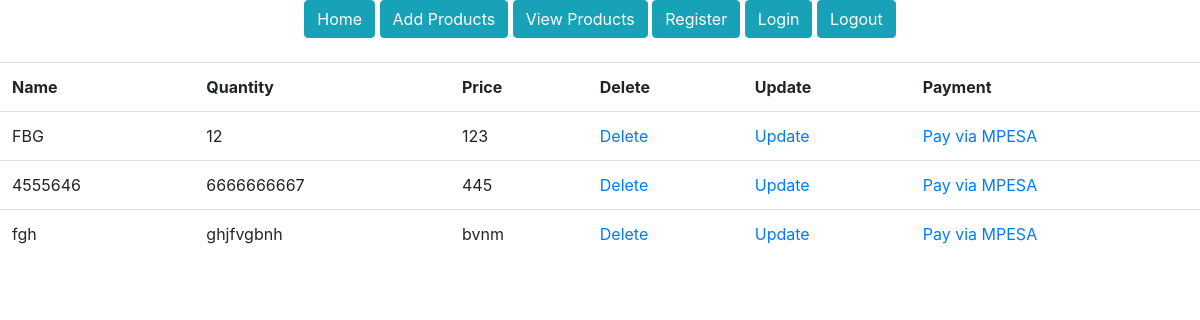
The app's page /products/ (signed in), older data.
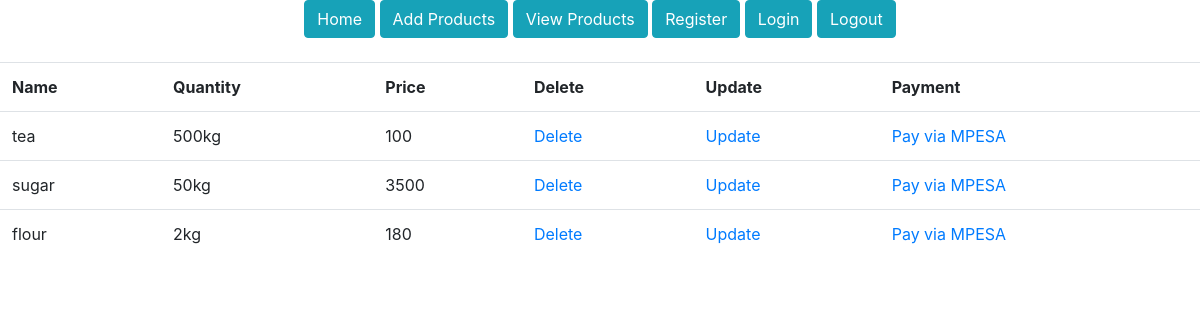
The same page, newer data.
### morningDjangoRegistrationTwo/models.py (models this page shows)
class Product(models.Model):
    prod_name = models.CharField(max_length=30, blank=False, null=False)
    prod_quantity = models.CharField(max_length=30, blank=False, null=False)
    prod_price = models.CharField(max_length=30, blank=False, null=False)

### morningDjangoRegistrationTwo/views.py (the view)
# urls.py: path('products/', general_views.view_products, name='products'),
@login_required
def view_products(request):
    products= Product.objects.all()
    return render(request, 'products.html', {'products':products})

### templates/products.html
{% extends 'base.html' %}
{% load static %}
{% block content %}
    <section class="product-section">
        <div class="product-section-container">
            <table class="table">
                <tr>
                    <th>Name</th>
                    <th>Quantity</th>
                    <th>Price</th>
                    <th>Delete</th>
                    <th>Update</th>
                    <th>Payment</th>
                </tr>
                {% for product in products %}
                    <tr>
                        <td>{{ product.prod_name }}</td>
                        <td>{{ product.prod_quantity }}</td>
                        <td>{{ product.prod_price }}</td>
                        <td><a href="/delete-product/{{ product.id }}">Delete</a></td>
                        <td><a href="/update-product/{{ product.id }}">Update</a></td>
                        <td><a href="/pay/{{ product.id }}">Pay via MPESA</a></td>
                    </tr>
                {% endfor %}
            </table>
        </div>
    </section>
{% endblock %}

Row changes from the older to the newer data that the page shows:
removed Product: prod_name "FBG", prod_quantity "12", prod_price "123"
removed Product: prod_name "4555646", prod_quantity "6666666667", prod_price "445"
removed Product: prod_name "fgh", prod_quantity "ghjfvgbnh", prod_price "bvnm"
added Product: prod_name "tea", prod_quantity "500kg", prod_price "100"
added Product: prod_name "sugar", prod_quantity "50kg", prod_price "3500"
added Product: prod_name "flour", prod_quantity "2kg", prod_price "180"
